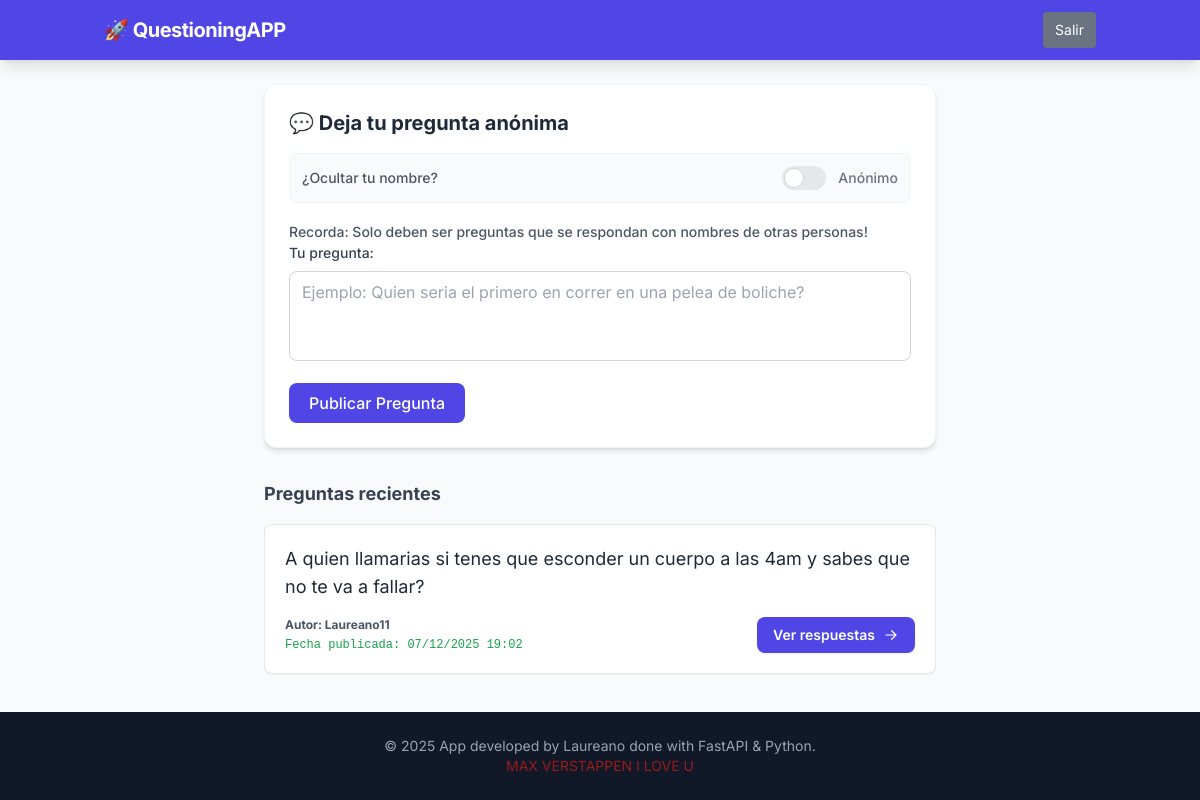
Page /question (signed in) on the committed database.
### app/models.py (models this page shows)
class Question(SQLModel, table=True):
    id: Optional[int] = Field(default=None, primary_key=True)
    content: str = Field(default=None)
    uploaded_at: datetime = Field(default=datetime.now())
    uploaded_by: str = Field(default="Anonimo 👻")

### app/routers/questions.py (the view)
@router.get("/question", response_class=HTMLResponse)
async def question(request: Request, session: Session = Depends(get_session)):
    query = select(Question).order_by(Question.uploaded_at.desc())
    questions = session.exec(query).all()
    return templates.TemplateResponse("question.html", {"request": request,
                                                        "questions": questions})

### app/templates/question.html (shortened to what this page needs)
{% extends "base.html" %}
{% block content %}
<div class="max-w-2xl mx-auto">
    <div class="bg-white p-6 rounded-xl shadow-md border border-gray-100 mb-8">
        <h2 class="text-xl font-bold text-gray-800 mb-4">💬 Deja tu pregunta anónima</h2>
        <form action="/question" method="post">
  <div class="flex items-center justify-between mb-4 bg-gray-50 p-3 rounded-lg border border-gray-100">
    <span class="text-sm text-gray-600 font-medium">¿Ocultar tu nombre?</span>
    <label class="inline-flex items-center cursor-pointer">
        <div class="relative w-11 h-6 bg-gray-200 peer-focus:outline-none peer-focus:ring-4 peer-focus:ring-indigo-300 rounded-full peer
                    peer-checked:after:translate-x-full rtl:peer-checked:after:-translate-x-full peer-checked:after:border-white
                    after:content-[''] after:absolute after:top-[2px] after:start-[2px] after:bg-white after:border-gray-300
                    after:border after:rounded-full after:h-5 after:w-5 after:transition-all
                    peer-checked:bg-indigo-600"></div>
        <span class="ms-3 text-sm font-medium text-gray-500 peer-checked:text-indigo-600">
            Anónimo
        </span>
    </label>
</div>
            <div class="mb-4">
                <span class="text-sm text-gray-600 font-medium">
                    Recorda: Solo deben ser preguntas que se respondan con nombres de otras personas!
                </span>
                <label class="block text-sm font-medium text-gray-700 mb-2">Tu pregunta:</label>
                <textarea name="content" rows="3" required
                          placeholder="Ejemplo: Quien seria el primero en correr en una pelea de boliche?"
                          class="w-full px-3 py-2 border border-gray-300 rounded-lg focus:outline-none focus:ring-2 focus:ring-indigo-500 focus:border-transparent resize-none"></textarea>
            </div>
            <button type="submit"
                    class="bg-indigo-600 text-white px-5 py-2 rounded-lg hover:bg-indigo-700 transition font-medium">
                Publicar Pregunta
            </button>
        </form>
    </div>
    <h3 class="text-lg font-bold text-gray-700 mb-4">Preguntas recientes</h3>
<div class="space-y-4">
    {% for question in questions %}
    <div class="bg-white p-5 rounded-lg shadow-sm border border-gray-200 hover:shadow-md transition">
        <p class="text-gray-800 text-lg">{{ question.content }}</p>
        <div class="flex justify-between items-end mt-4">
            <div>
                <div class="text-xs text-gray-600 font-bold">
                    Autor: {{ question.uploaded_by }}
                </div>
                <div class="text-xs text-green-600 font-mono mt-1">
                    Fecha publicada: {{ question.uploaded_at.strftime('%d/%m/%Y %H:%M') }}
                </div>
            </div>
            <a href="/question/{{ question.id }}"
               class="bg-indigo-600 hover:bg-indigo-700 text-white text-sm font-semibold py-2 px-4 rounded-lg transition shadow-sm flex items-center gap-2">
                Ver respuestas
                <svg xmlns="http://www.w3.org/2000/svg" viewBox="0 0 20 20" fill="currentColor" class="w-4 h-4">
                  <path fill-rule="evenodd" d="M3 10a.75.75 0 01.75-.75h10.638L10.23 5.29a.75.75 0 111.04-1.08l5.5 5.25a.75.75 0 010 1.08l-5.5 5.25a.75.75 0 11-1.04-1.08l4.158-3.96H3.75A.75.75 0 013 10z" clip-rule="evenodd" />
                </svg>
            </a>
        </div>
    </div>
    {% else %}
    <p class="text-gray-500 italic text-center py-4">Nadie ha preguntado nada aún.</p>
    {% endfor %}
</div>
</div>
{% endblock %}

### app/templates/base.html (style rules this page uses)
body { font-family: 'Inter', sans-serif; }

### rows in the picture
Question: content "A quien llamarias si tenes que esconder un cuerpo a las 4am y sabes que no te va a fallar?", uploaded_by "Laureano11", uploaded_at "07/12/2025 19:02"
